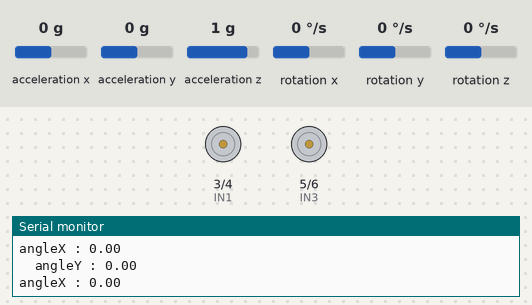
Recording of a sketch running on a simulated Arduino Uno, built with avr-gcc and run on an emulated ATmega328P. Parts: motor-driver pin pairs drawn as motors (green arrow = first pin HIGH = forward, orange = second pin HIGH = backward, longer = more drive), the last lines printed to the serial monitor. The inputs (shaded band) are chosen by the test bench; at power-on: acceleration y 0 g, acceleration x 0 g, acceleration z 1 g, rotation x 0 °/s, rotation y 0 °/s, rotation z 0 °/s.

Above: at 4.2 s.
4.3 s: acceleration y set to -1.4 g
At 5.4 s:
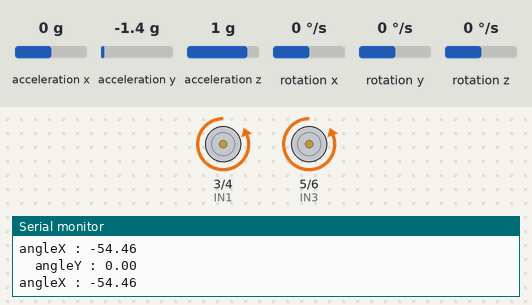
5.8 s: acceleration x set to -0.3 g
At 6.9 s:
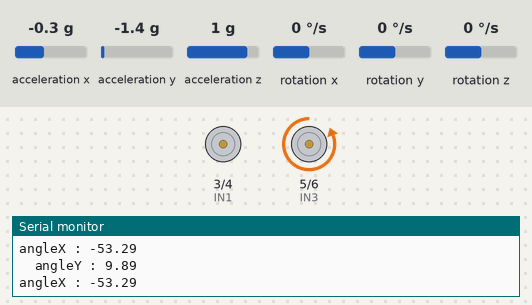
7.3 s: acceleration x set to 0.8 g
At 8.4 s:
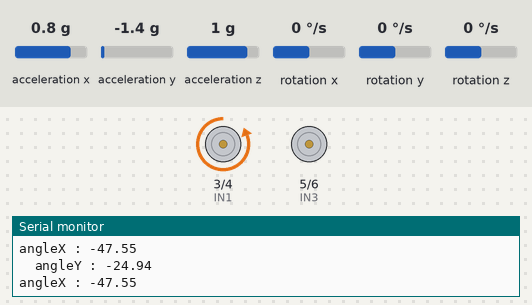
8.8 s: acceleration y set to 0 g
11.8 s: acceleration y set to 0.3 g
At 12.2 s:
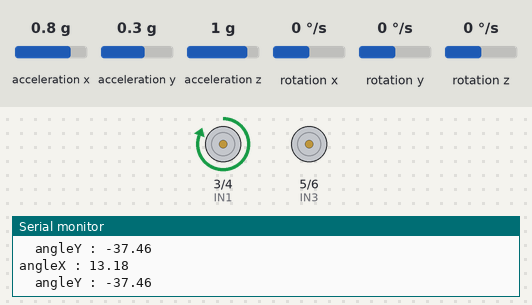
13.3 s: acceleration x set to -1.4 g
At 14.0 s:
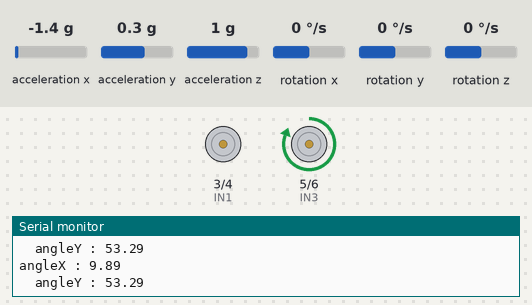
Timing chart, 0 to 15.8 s (numbered marks = the images above; inputs shaded):
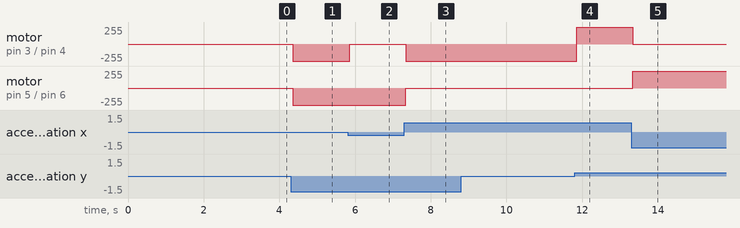

The sketch:

Hand-gesture-controlled-car.ino
```cpp
#include <MPU6050_tockn.h>
#include <Wire.h>

int IN1 = 3;
int IN2 = 4;
int IN3 = 5;
int IN4 = 6;
int intr = 2 ;
//12 right
//34 left
MPU6050 mpu6050(Wire);
double x,y,z;
void setup() {
  Serial.begin(9600);
  Wire.begin();
  mpu6050.begin();
  mpu6050.calcGyroOffsets(true);

pinMode(IN1, OUTPUT);
pinMode(IN2, OUTPUT);
pinMode(IN3, OUTPUT);
pinMode(IN4, OUTPUT);
pinMode(intr, INPUT);
}

void loop() {
  mpu6050.update();
  Serial.print("angleX : ");
  x=mpu6050.getAngleX();
  Serial.println(x);
  Serial.print("\tangleY : ");
  y=mpu6050.getAngleY();
  Serial.println(y);
  //Serial.print("\tangleZ : ");
  z=mpu6050.getAngleZ();
  //Serial.println(z);

  if((y>-5.0)&&(y<5))
{
      if(x>5.0)
      {
      digitalWrite(IN1,1);
      digitalWrite(IN2,0);
      digitalWrite(IN3,1);
      digitalWrite(IN4,0);
      }
      else if(x<-5.0)
      {
      digitalWrite(IN1,0);
      digitalWrite(IN2,1);
      digitalWrite(IN3,0);
      digitalWrite(IN4,1);
      }
      else
      {
      digitalWrite(IN1,0);
      digitalWrite(IN2,0);
      digitalWrite(IN3,0);
      digitalWrite(IN4,0);
      }
}
  else if(y>5.0)
  {
      if(x>0.0)
      {
      digitalWrite(IN1,0);
      digitalWrite(IN2,0);
      digitalWrite(IN3,1);
      digitalWrite(IN4,0);
      }
      else if(x<0.0)
      {
      digitalWrite(IN1,0);
      digitalWrite(IN2,0);
      digitalWrite(IN3,0);
      digitalWrite(IN4,1);
      }
  }
  else if(y<-5.0)
  {
        if(x>5.0)
      {
      digitalWrite(IN1,1);
      digitalWrite(IN2,0);
      digitalWrite(IN3,0);
      digitalWrite(IN4,0);
      }
      else if(x<-5.0)
      {
      digitalWrite(IN1,0);
      digitalWrite(IN2,1);
      digitalWrite(IN3,0);
      digitalWrite(IN4,0);
      }
  }
}
```

Measured:
- the behaviour switches between -0.1 and -0.2 g on acceleration x (found by bisection; images 1 and 2)
- the behaviour switches between 0.1 and 0.2 g on acceleration y (found by bisection; images 3 and 4)
- after the input at 4.3 s, motor on pin 3 (IN1) / pin 4 (IN2), motor on pin 5 (IN3) / pin 6 (IN4): stopped → backward 255/255 after 0.06 s
- after the input at 5.8 s, motor on pin 3 (IN1) / pin 4 (IN2): backward 255/255 → stopped after 0.07 s
- after the input at 7.3 s, motor on pin 3 (IN1) / pin 4 (IN2): stopped → backward 255/255 at once; motor on pin 5 (IN3) / pin 6 (IN4): backward 255/255 → stopped at once
- after the input at 11.8 s, motor on pin 3 (IN1) / pin 4 (IN2): backward 255/255 → forward 255/255 after 0.05 s
- after the input at 13.3 s, motor on pin 3 (IN1) / pin 4 (IN2): forward 255/255 → stopped at once; motor on pin 5 (IN3) / pin 6 (IN4): stopped → forward 255/255 at once
